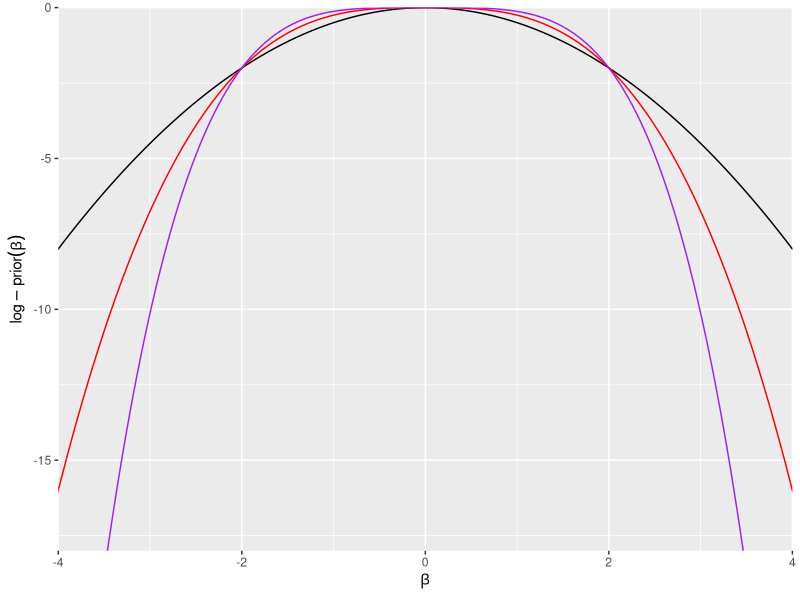
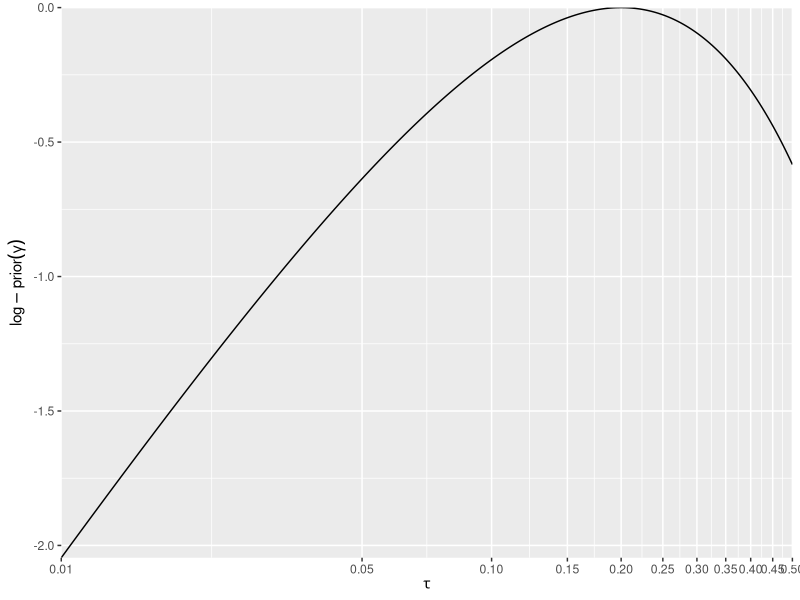
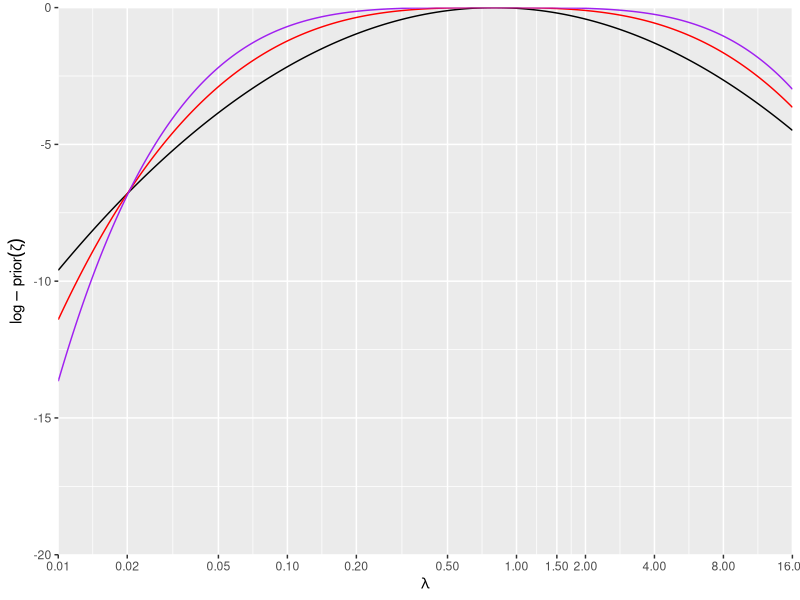

These charts were generated, in order, by the following R code:
library(tidyverse)


p_beta <- function(x, beta_mean = 0, beta_precision = 1 / 2, beta_L = 2) {
  -beta_precision * abs(x - beta_mean)^beta_L
}

x <- seq(-6, 6, length.out = 500)

tibble(
  beta = x,
  log_sq = p_beta(x),
  log_cube = p_beta(x, beta_precision = 1 / 4, beta_L = 3),
  log_quart = p_beta(x, beta_precision = 1 / 8, beta_L = 4)
) %>%
  ggplot() + 
  geom_line(aes(beta, log_sq)) + 
  geom_line(aes(beta, log_cube), color = "red") + 
  geom_line(aes(beta, log_quart), color = "purple") + 
  scale_x_continuous(expand = expansion(0,0)) + 
  scale_y_continuous(expand = expansion(0,0)) + 
  coord_cartesian(xlim = c(-4, 4), ylim = c(-18,0)) + 
  labs(
    x = expression(beta), 
    y = expression(log-prior(beta))
  )

p_gamma <- function(x, tau_mode = 0.20, gamma_alpha = 1) {
  gamma_lambda <- gamma_alpha / tau_mode
  gamma_alpha * x / 2 - gamma_lambda * exp(x / 2)
}

tibble(
  gamma = seq(log(0.01^2), log(0.50^2), length.out = 500),
) %>%
  mutate(
    tau = exp(gamma / 2),
    log_prior = p_gamma(gamma),
    log_prior = log_prior - max(log_prior)
  ) %>%
  ggplot() + 
  aes(tau, log_prior) + 
  geom_line() + 
  scale_x_continuous(
    transform = "log", 
    breaks = c(0.01, seq(0.05, 0.50, 0.05)),
    expand = expansion(0,0)
  ) + 
  scale_y_continuous(expand = expansion(0,0)) + 
  labs(
    x = expression(tau), 
    y = expression(log-prior(gamma))
  )


p_zeta <- function(x, lambda_mode = 0.8, zeta_precision = 1 / 2, zeta_L = 2) {
  zeta_mean <- log(lambda_mode)
  -zeta_precision * abs(x - zeta_mean)^zeta_L
}

tibble(
  zeta = seq(log(0.01), log(16), length.out = 500),
) %>%
  mutate(
    lambda = exp(zeta),
    log_sq = p_zeta(zeta),
    log_cube = p_zeta(zeta, zeta_precision = 1 / 7.377, zeta_L = 3),
    log_quart = p_zeta(zeta, zeta_precision = 1 / 27, zeta_L = 4),
    across(starts_with("log_"), ~ .x - max(.x))
  ) %>%
  ggplot() + 
  geom_line(aes(lambda, log_sq)) + 
  geom_line(aes(lambda, log_cube), color = "red") + 
  geom_line(aes(lambda, log_quart), color = "purple") + 
  scale_x_continuous(
    transform = "log", 
    breaks = c(0.01, 0.02, 0.05, 0.10, 0.20, 0.50, 1, 1.5, 2, 4, 8, 16),
    expand = expansion(0,0)
  ) + 
  scale_y_continuous(expand = expansion(0,0)) + 
  coord_cartesian(ylim = c(-20,0)) + 
  labs(
    x = expression(lambda), 
    y = expression(log-prior(zeta))
  )
